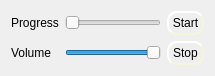
   <widget class="QWidget" name="layoutWidget">
    <property name="geometry">
     <rect>
      <x>20</x>
      <y>0</y>
      <width>215</width>
      <height>54</height>
     </rect>
    </property>
    <layout class="QGridLayout" name="gridLayout_3">
     <item row="0" column="0">
      <widget class="QLabel" name="label_20">
       <property name="styleSheet">
        <string notr="true">background-image: url(:/new/prefix1/white.jpg);</string>
       </property>
       <property name="text">
        <string>Progress</string>
       </property>
      </widget>
     </item>
     <item row="0" column="1">
      <widget class="QSlider" name="SliderProgress">
       <property name="styleSheet">
        <string notr="true">background-image: url(:/new/prefix1/white.jpg);</string>
       </property>
       <property name="orientation">
        <enum>Qt::Horizontal</enum>
       </property>
      </widget>
     </item>
     <item row="0" column="2">
      <widget class="QPushButton" name="pushButton_5">
       <property name="styleSheet">
        <string notr="true">QPushButton
{
    border-style: outset;
    border-width: 2px;
    border-radius: 10px;
    border-color: beige;
    min-width: 5em;
    padding:3px;
}</string>
       </property>
       <property name="text">
        <string>Start</string>
       </property>
      </widget>
     </item>
     <item row="1" column="0">
      <widget class="QLabel" name="label_34">
       <property name="styleSheet">
        <string notr="true">background-image: url(:/new/prefix1/white.jpg);</string>
       </property>
       <property name="text">
        <string>Volume</string>
       </property>
      </widget>
     </item>
     <item row="1" column="1">
      <widget class="QSlider" name="sliderVolume">
       <property name="styleSheet">
        <string notr="true">background-image: url(:/new/prefix1/white.jpg);</string>
       </property>
       <property name="value">
        <number>99</number>
       </property>
       <property name="orientation">
        <enum>Qt::Horizontal</enum>
       </property>
      </widget>
     </item>
     <item row="1" column="2">
      <widget class="QPushButton" name="pushButton_7">
       <property name="styleSheet">
        <string notr="true">QPushButton
{
    border-style: outset;
    border-width: 2px;
    border-radius: 10px;
    border-color: beige;
    min-width: 5em;
    padding:3px;
}</string>
       </property>
       <property name="text">
        <string>Stop</string>
       </property>
      </widget>
     </item>
    </layout>
   </widget>
